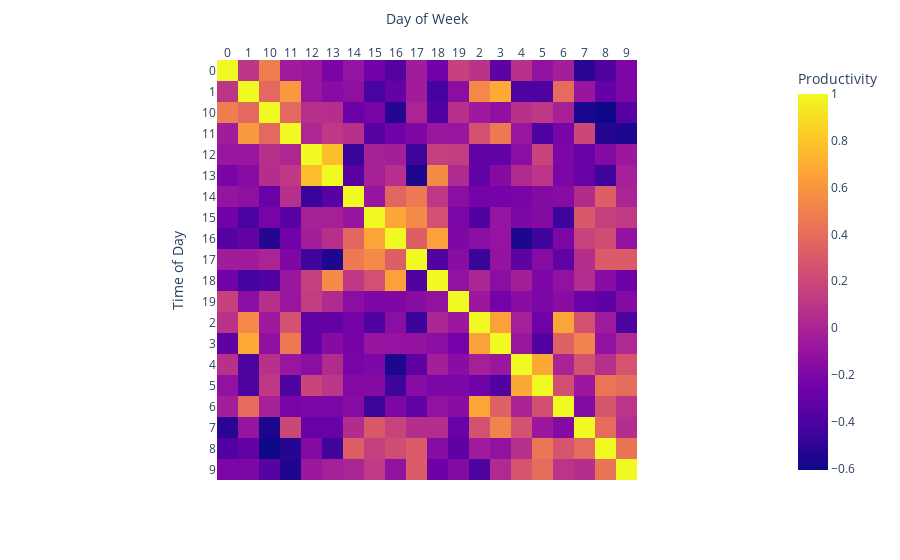
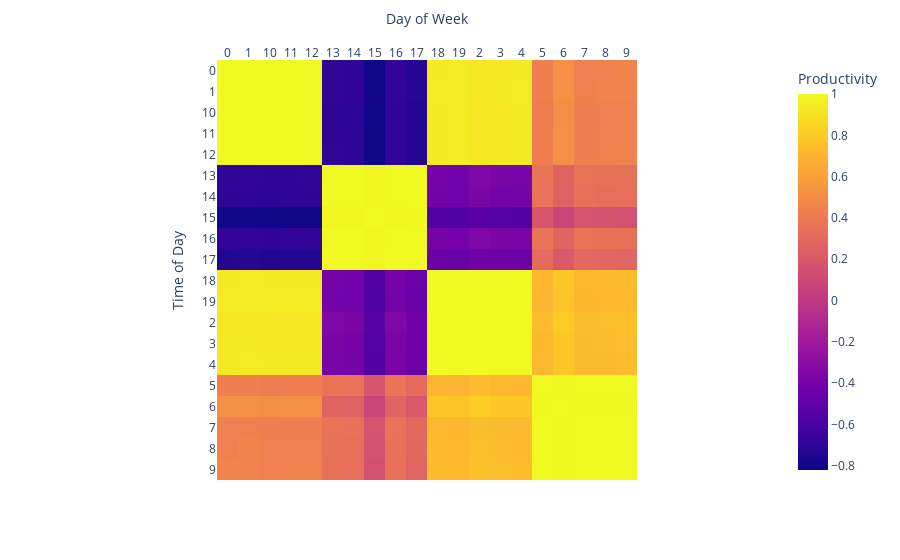

These figures' notebook cell, in order:
### Code cell
from pyAudioAnalysis import audioVisualization
audioVisualization.visualizeFeaturesFolder(audioDir, 'pca')
audioVisualization.visualizeFeaturesFolder(audioDir, 'lda')

### Figure 1 — Plotly figure (JSON) as saved in the notebook; plotly's stock layout.template omitted (floating-point values rounded to 4 significant figures; data arrays with more than 128 entries replaced by an {"elided": "..."} marker saying what was removed)
{"data": [{"coloraxis": "coloraxis", "hovertemplate": "Day of Week: %{x}<br>Time of Day: %{y}<br>Productivity: %{z}<extra></extra>", "name": "0", "type": "heatmap", "x": ["0", "1", "10", "11", "12", "13", "14", "15", "16", "17", "18", "19", "2", "3", "4", "5", "6", "7", "8", "9"], "xaxis": "x", "y": ["0", "1", "10", "11", "12", "13", "14", "15", "16", "17", "18", "19", "2", "3", "4", "5", "6", "7", "8", "9"], "yaxis": "y", "z": {"elided": "20x20 float values"}}], "layout": {"coloraxis": {"colorbar": {"title": {"text": "Productivity"}}, "colorscale": [[0, "#0d0887"], [0.1111, "#46039f"], [0.2222, "#7201a8"], [0.3333, "#9c179e"], [0.4444, "#bd3786"], [0.5556, "#d8576b"], [0.6667, "#ed7953"], [0.7778, "#fb9f3a"], [0.8889, "#fdca26"], [1, "#f0f921"]]}, "margin": {"t": 60}, "xaxis": {"anchor": "y", "constrain": "domain", "domain": [0, 1], "scaleanchor": "y", "side": "top", "title": {"text": "Day of Week"}}, "yaxis": {"anchor": "x", "autorange": "reversed", "constrain": "domain", "domain": [0, 1], "title": {"text": "Time of Day"}}}}

### Figure 2 — Plotly figure (JSON) as saved in the notebook; plotly's stock layout.template omitted (floating-point values rounded to 4 significant figures; data arrays with more than 128 entries replaced by an {"elided": "..."} marker saying what was removed)
{"data": [{"coloraxis": "coloraxis", "hovertemplate": "Day of Week: %{x}<br>Time of Day: %{y}<br>Productivity: %{z}<extra></extra>", "name": "0", "type": "heatmap", "x": ["0", "1", "10", "11", "12", "13", "14", "15", "16", "17", "18", "19", "2", "3", "4", "5", "6", "7", "8", "9"], "xaxis": "x", "y": ["0", "1", "10", "11", "12", "13", "14", "15", "16", "17", "18", "19", "2", "3", "4", "5", "6", "7", "8", "9"], "yaxis": "y", "z": {"elided": "20x20 float values"}}], "layout": {"coloraxis": {"colorbar": {"title": {"text": "Productivity"}}, "colorscale": [[0, "#0d0887"], [0.1111, "#46039f"], [0.2222, "#7201a8"], [0.3333, "#9c179e"], [0.4444, "#bd3786"], [0.5556, "#d8576b"], [0.6667, "#ed7953"], [0.7778, "#fb9f3a"], [0.8889, "#fdca26"], [1, "#f0f921"]]}, "margin": {"t": 60}, "xaxis": {"anchor": "y", "constrain": "domain", "domain": [0, 1], "scaleanchor": "y", "side": "top", "title": {"text": "Day of Week"}}, "yaxis": {"anchor": "x", "autorange": "reversed", "constrain": "domain", "domain": [0, 1], "title": {"text": "Time of Day"}}}}
